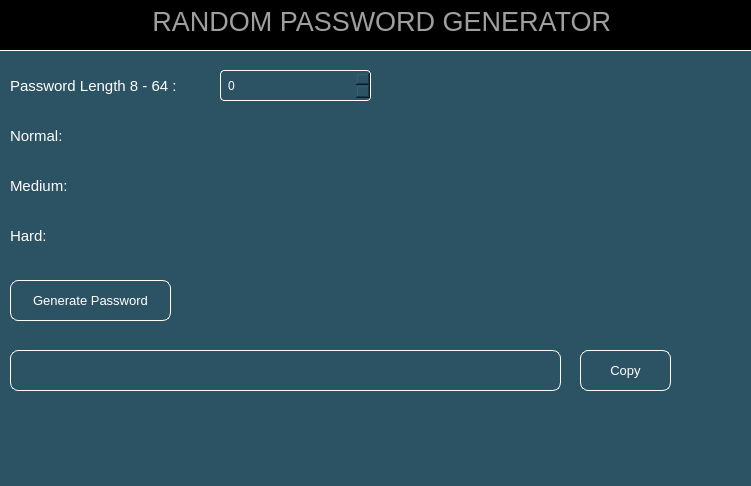
<?xml version="1.0" encoding="UTF-8"?>
<ui version="4.0">
 <class>MainWindow</class>
 <widget class="QMainWindow" name="MainWindow">
  <property name="geometry">
   <rect>
    <x>0</x>
    <y>0</y>
    <width>751</width>
    <height>486</height>
   </rect>
  </property>
  <property name="font">
   <font>
    <pointsize>1</pointsize>
   </font>
  </property>
  <property name="windowTitle">
   <string>MainWindow</string>
  </property>
  <property name="styleSheet">
   <string notr="true">
background-color: rgb(44, 83, 100);

</string>
  </property>
  <widget class="QWidget" name="centralwidget">
   <property name="styleSheet">
    <string notr="true">
selection-background-color: qlineargradient(spread:pad, x1:0, y1:1, x2:1, y2:1, stop:0.256545 rgba(15, 32, 39, 255), stop:0.565445 rgba(32, 58, 67, 255), stop:0.801047 rgba(44, 83, 100, 255), stop:1 rgba(15, 32, 39, 255));
</string>
   </property>
   <widget class="QLabel" name="label_length">
    <property name="geometry">
     <rect>
      <x>10</x>
      <y>70</y>
      <width>201</width>
      <height>31</height>
     </rect>
    </property>
    <property name="font">
     <font>
      <pointsize>11</pointsize>
     </font>
    </property>
    <property name="styleSheet">
     <string notr="true">background:transparent;
color:white;</string>
    </property>
    <property name="text">
     <string>Password Length 8 - 64 :</string>
    </property>
   </widget>
   <widget class="QLabel" name="label_normal">
    <property name="geometry">
     <rect>
      <x>10</x>
      <y>120</y>
      <width>71</width>
      <height>31</height>
     </rect>
    </property>
    <property name="font">
     <font>
      <pointsize>11</pointsize>
     </font>
    </property>
    <property name="styleSheet">
     <string notr="true">background:transparent;
color:white;</string>
    </property>
    <property name="text">
     <string>Normal:</string>
    </property>
   </widget>
   <widget class="QLabel" name="label_medium">
    <property name="geometry">
     <rect>
      <x>10</x>
      <y>170</y>
      <width>71</width>
      <height>31</height>
     </rect>
    </property>
    <property name="font">
     <font>
      <pointsize>11</pointsize>
     </font>
    </property>
    <property name="styleSheet">
     <string notr="true">background:transparent;
color:white;</string>
    </property>
    <property name="text">
     <string>Medium:</string>
    </property>
   </widget>
   <widget class="QLabel" name="label_hard">
    <property name="geometry">
     <rect>
      <x>10</x>
      <y>220</y>
      <width>61</width>
      <height>31</height>
     </rect>
    </property>
    <property name="font">
     <font>
      <pointsize>11</pointsize>
     </font>
    </property>
    <property name="styleSheet">
     <string notr="true">background:transparent;
color:white;</string>
    </property>
    <property name="text">
     <string>Hard:</string>
    </property>
   </widget>
   <widget class="QPushButton" name="pushButton_generate">
    <property name="geometry">
     <rect>
      <x>10</x>
      <y>280</y>
      <width>161</width>
      <height>41</height>
     </rect>
    </property>
    <property name="font">
     <font>
      <pointsize>10</pointsize>
     </font>
    </property>
    <property name="styleSheet">
     <string notr="true">QPushButton{
color:#ffffff;
border-radius:8px;
border:1px solid white;
}
QPushButton:hover{
background-color: rgba(212, 212, 212,0.2);
border:2px solid white;
}</string>
    </property>
    <property name="text">
     <string>Generate Password</string>
    </property>
   </widget>
   <widget class="QLabel" name="label_header">
    <property name="geometry">
     <rect>
      <x>0</x>
      <y>-20</y>
      <width>771</width>
      <height>71</height>
     </rect>
    </property>
    <property name="font">
     <font>
      <pointsize>20</pointsize>
      <weight>50</weight>
      <bold>false</bold>
     </font>
    </property>
    <property name="styleSheet">
     <string notr="true">QLabel{
color: rgba(212, 212, 212,0.75);
border-bottom: 1px solid white;
background-color:#000000;
margin-top:12px;
}</string>
    </property>
    <property name="text">
     <string>RANDOM PASSWORD GENERATOR </string>
    </property>
    <property name="alignment">
     <set>Qt::AlignCenter</set>
    </property>
   </widget>
   <widget class="QLineEdit" name="lineEdit">
    <property name="geometry">
     <rect>
      <x>10</x>
      <y>350</y>
      <width>551</width>
      <height>41</height>
     </rect>
    </property>
    <property name="font">
     <font>
      <pointsize>9</pointsize>
      <weight>50</weight>
      <bold>false</bold>
     </font>
    </property>
    <property name="styleSheet">
     <string notr="true">QLineEdit{
border-radius: 8px;
border:1px solid white;
color:white;
padding-left:5px;

}
QLineEdit:focus{
background-color: rgba(212, 212, 212,0.2);
border:2px solid white;
}</string>
    </property>
   </widget>
   <widget class="QPushButton" name="pushButton_copy">
    <property name="geometry">
     <rect>
      <x>580</x>
      <y>350</y>
      <width>91</width>
      <height>41</height>
     </rect>
    </property>
    <property name="font">
     <font>
      <pointsize>10</pointsize>
     </font>
    </property>
    <property name="toolTip">
     <string/>
    </property>
    <property name="styleSheet">
     <string notr="true">QPushButton{
color:#ffffff;
border-radius:8px;
border:1px solid white;
}
QPushButton:hover{
background-color: rgba(212, 212, 212,0.2);
border:2px solid white;
}</string>
    </property>
    <property name="text">
     <string>Copy</string>
    </property>
   </widget>
   <widget class="QSpinBox" name="spinBox">
    <property name="geometry">
     <rect>
      <x>220</x>
      <y>70</y>
      <width>151</width>
      <height>31</height>
     </rect>
    </property>
    <property name="styleSheet">
     <string notr="true">QSpinBox{
border-radius: 4px;
border:1px solid white;
color:white;
padding-left:5px
}
QSpinBox:hover{
background-color: rgba(212, 212, 212,0.2);
border:2px solid white;
}</string>
    </property>
   </widget>
   <widget class="QLabel" name="label_background">
    <property name="geometry">
     <rect>
      <x>0</x>
      <y>40</y>
      <width>751</width>
      <height>491</height>
     </rect>
    </property>
    <property name="text">
     <string/>
    </property>
    <property name="pixmap">
     <pixmap>background.jpg</pixmap>
    </property>
   </widget>
   <widget class="QRadioButton" name="radioButton_normal">
    <property name="geometry">
     <rect>
      <x>100</x>
      <y>130</y>
      <width>16</width>
      <height>16</height>
     </rect>
    </property>
    <property name="styleSheet">
     <string notr="true">background-color:transparent;</string>
    </property>
    <property name="text">
     <string/>
    </property>
   </widget>
   <widget class="QRadioButton" name="radioButton_medium">
    <property name="geometry">
     <rect>
      <x>100</x>
      <y>180</y>
      <width>16</width>
      <height>16</height>
     </rect>
    </property>
    <property name="styleSheet">
     <string notr="true">background-color:transparent;</string>
    </property>
    <property name="text">
     <string/>
    </property>
   </widget>
   <widget class="QRadioButton" name="radioButton_hard">
    <property name="geometry">
     <rect>
      <x>100</x>
      <y>230</y>
      <width>16</width>
      <height>16</height>
     </rect>
    </property>
    <property name="styleSheet">
     <string notr="true">background-color:transparent;</string>
    </property>
    <property name="text">
     <string/>
    </property>
   </widget>
   <widget class="QLabel" name="label_copy">
    <property name="geometry">
     <rect>
      <x>570</x>
      <y>410</y>
      <width>131</width>
      <height>31</height>
     </rect>
    </property>
    <property name="styleSheet">
     <string notr="true">background-color: transparent;
color:#ffffff;</string>
    </property>
    <property name="text">
     <string/>
    </property>
   </widget>
   <zorder>label_background</zorder>
   <zorder>label_length</zorder>
   <zorder>label_normal</zorder>
   <zorder>label_medium</zorder>
   <zorder>label_hard</zorder>
   <zorder>pushButton_generate</zorder>
   <zorder>label_header</zorder>
   <zorder>lineEdit</zorder>
   <zorder>pushButton_copy</zorder>
   <zorder>spinBox</zorder>
   <zorder>radioButton_normal</zorder>
   <zorder>radioButton_medium</zorder>
   <zorder>radioButton_hard</zorder>
   <zorder>label_copy</zorder>
  </widget>
  <widget class="QMenuBar" name="menubar">
   <property name="geometry">
    <rect>
     <x>0</x>
     <y>0</y>
     <width>751</width>
     <height>26</height>
    </rect>
   </property>
  </widget>
  <widget class="QStatusBar" name="statusbar">
   <property name="font">
    <font>
     <pointsize>6</pointsize>
    </font>
   </property>
  </widget>
 </widget>
 <resources/>
 <connections/>
</ui>
